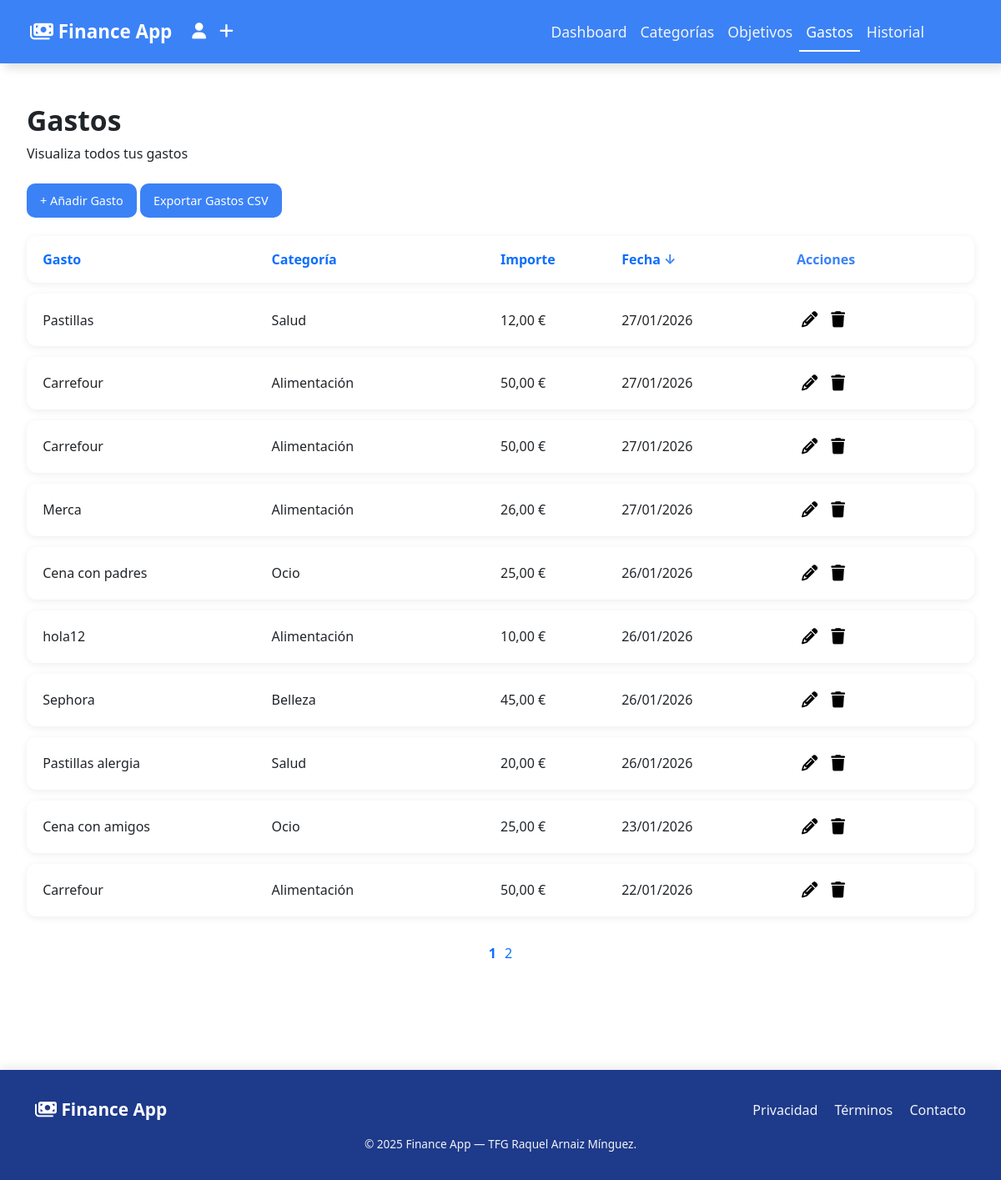
Screenshot of /app/expenses.php (signed in) with the database file from the repository.
### tables this page shows
CREATE TABLE `expenses` (
  `id` int(11) NOT NULL,
  `user_id` int(11) DEFAULT NULL,
  `name` varchar(100) NOT NULL,
  `category_id` int(11) NOT NULL,
  `amount` decimal(10,2) NOT NULL,
  `created_at` timestamp NOT NULL DEFAULT current_timestamp()
);

CREATE TABLE `categories` (
  `id` int(11) NOT NULL,
  `user_id` int(11) DEFAULT NULL,
  `name` varchar(100) NOT NULL,
  `amount` decimal(10,2) DEFAULT 0.00,
  `completed_amount` decimal(10,2) DEFAULT 0.00,
  `created_at` timestamp NOT NULL DEFAULT current_timestamp()
);

### app/expenses.php (the view, shortened to what this page needs)
<?php
require_once __DIR__ . DIRECTORY_SEPARATOR . 'bootstrap.php';
$user_id = $_SESSION['user_id'];
$limit = 10;
$page = max(1, (int)($_GET['page'] ?? 1));
$stmt = $pdo->prepare("
    SELECT COUNT(*)
    FROM expenses
    WHERE user_id = ?
");
$stmt->execute([$user_id]);
$totalExpenses = (int)$stmt->fetchColumn();
$totalPages = max(1, ceil($totalExpenses / $limit));
$page = min($page, $totalPages);
$offset = ($page - 1) * $limit;
$allowedSorts = [
    'name'     => 'e.name',
    'category' => 'c.name',
    'amount'   => 'e.amount',
    'date'     => 'e.created_at'
];
$sort = $_GET['sort'] ?? 'date';
$sort = array_key_exists($sort, $allowedSorts) ? $sort : 'date';
$order = strtolower($_GET['order'] ?? 'desc') === 'asc' ? 'asc' : 'desc';
$orderSql = $order === 'asc' ? 'ASC' : 'DESC';
$stmt = $pdo->prepare("
    SELECT
        e.id,
        e.name,
        e.amount,
        e.created_at,
        c.name AS category
    FROM expenses e
    LEFT JOIN categories c ON e.category_id = c.id
    WHERE e.user_id = :user_id
    ORDER BY {$allowedSorts[$sort]} $orderSql
    LIMIT :limit OFFSET :offset
");
$stmt->bindValue(':user_id', $user_id, PDO::PARAM_INT);
$stmt->bindValue(':limit', $limit, PDO::PARAM_INT);
$stmt->bindValue(':offset', $offset, PDO::PARAM_INT);
$stmt->execute();
$expenses = $stmt->fetchAll(PDO::FETCH_ASSOC);
function sortArrow(string $column, string $currentSort, string $currentOrder): string {
    if ($column !== $currentSort) return '';
    return $currentOrder === 'asc' ? ' ↑' : ' ↓';
}
function sortLink(string $label, string $column, string $currentSort, string $currentOrder, int $page): string {
    $newOrder = ($currentSort === $column && $currentOrder === 'asc') ? 'desc' : 'asc';
    return "<a href='?sort=$column&order=$newOrder&page=$page'>$label</a>";
}
include 'includes/header.php';
?>
<main class="expenses-page">
    <section class="expenses-hero">
        <h2>Gastos</h2>
        <p>Visualiza todos tus gastos</p>
    </section>
    <section class="transactions-section">
        <button type="button" class="button-app" data-bs-toggle="modal" data-bs-target="#ModalAddExpense">
            + Añadir Gasto
        </button>
        <button onclick="window.location.href='backend/expenses/export.php'" class="button-app">
            Exportar Gastos CSV
        </button>
        <div class="transaction-list">
            <div class="transaction-item transaction-header">
                <span>
                    <?= sortLink('Gasto', 'name', $sort, $order, $page) ?>
                </span>
                <span>
                    <?= sortLink('Categoría', 'category', $sort, $order, $page) ?>
                </span>
                <span>
                    <?= sortLink('Importe', 'amount', $sort, $order, $page) ?>
                </span>
                <span>
                    <?= sortLink('Fecha', 'date', $sort, $order, $page) ?>
                    <?= sortArrow('date', $sort, $order) ?>
                </span>
                <span>Acciones</span>
            </div>
            <?php foreach ($expenses as $exp): ?>
            <div class="transaction-item">
                <span><?= htmlspecialchars($exp['name']) ?></span>
                <span><?= htmlspecialchars($exp['category']) ?></span>
                <span><?= number_format($exp['amount'], 2, ',', '.') ?> €</span>
                <span><?= htmlspecialchars(date('d/m/Y', strtotime($exp['created_at']))) ?></span>
                <span>
                    <button
                        class="expense-button"
                        data-bs-toggle="modal"
                        data-bs-target="#editExpenseModal<?= $exp['id'] ?>">
                        <i class="fas fa-pencil"></i>
                    </button>
                    <button
                        class="expense-button"
                        data-bs-toggle="modal"
                        data-bs-target="#deleteExpenseModal<?= $exp['id'] ?>">
                        <i class="fas fa-trash"></i>
                    </button>
                </span>
            </div>
            <?php endforeach; ?>
            <?php endif;
            if ($totalPages > 1): ?>
            <div class="pagination">
                <?php for ($i = 1; $i <= $totalPages; $i++): ?>
                    <a href="?page=<?= $i ?>&sort=<?= $sort ?>&order=<?= $order ?>" class="<?= $i == $page ? 'active' : '' ?>"><?= $i ?></a>
                <?php endfor; ?>
            </div>
            <?php endif; ?>
        </div>
    </section>
</main>
<?php include 'includes/footer.php'; ?>

### app/public/css/main.css (style rules this page uses)
body { font-family: "Inter", sans-serif; background-color: #FFFFFF; color: #1F2937; }
.button-app { background: #3B82F6; border-radius: 10px; border: none; color: #FFFFFF; cursor: pointer; font-size: 0.9rem; padding: 0.6rem 1rem; transition: 0.2s; }
.expenses-page { min-height: 700px; }
.expenses-page .expenses-hero { padding: 0 2rem; margin-top: 3rem; }
.expenses-page .expenses-hero h2 { font-size: 2.1rem; font-weight: 700; margin: 0; }
.expenses-page .expenses-hero p { margin-top: 0.5rem; }
.expenses-page .transactions-section { padding: 0 2rem 3rem; margin-bottom: 5rem; }
.expenses-page .transaction-header { align-items: center; color: #3B82F6; display: flex; font-weight: bold; justify-content: space-between; }
.expenses-page .transaction-header a { text-decoration: none; }
.expenses-page .transaction-list { margin-top: 1.4rem; }
.expenses-page .transaction-item { align-items: center; background: #FFFFFF; border-radius: 12px; box-shadow: 0 2px 10px rgba(0, 0, 0, 0.07); display: grid; gap: 1rem; grid-template-columns: 2fr 2fr 1fr 1.5fr 1.5fr; justify-content: space-between; margin-bottom: 0.8rem; padding: 1rem 1.2rem; }
.expenses-page .transaction-item .expense-button { aspect-ratio: 1/1; background: none; border-radius: 50%; border: none; font-size: 1.2rem; transition: 0.2s; }
.pagination { display: flex; justify-content: center; margin-top: 2rem; }
.pagination a { margin: 0 5px; text-decoration: none; }
.pagination .active { font-weight: bold; }
.button-app { margin-top: 0.5rem; }
body { font-family: "Inter", sans-serif; background-color: #F3F4F6; color: #1F2937; }

### rows the page displays
expenses: name "Pastillas", category.name "Salud", amount "12,00", created_at "27/01/2026"
expenses: name "Carrefour", category.name "Alimentación", amount "50,00", created_at "27/01/2026"
expenses: name "Carrefour", category.name "Alimentación", amount "50,00", created_at "27/01/2026"
expenses: name "Merca", category.name "Alimentación", amount "26,00", created_at "27/01/2026"
expenses: name "Cena con padres", category.name "Ocio", amount "25,00", created_at "26/01/2026"
expenses: name "hola12", category.name "Alimentación", amount "10,00", created_at "26/01/2026"
expenses: name "Sephora", category.name "Belleza", amount "45,00", created_at "26/01/2026"
expenses: name "Pastillas alergia", category.name "Salud", amount "20,00", created_at "26/01/2026"
expenses: name "Cena con amigos", category.name "Ocio", amount "25,00", created_at "23/01/2026"
expenses: name "Carrefour", category.name "Alimentación", amount "50,00", created_at "22/01/2026"

### other values shown
$label "Gasto Categoría Importe Fecha"
sortArrow('date', $sort, $order) "↓"
